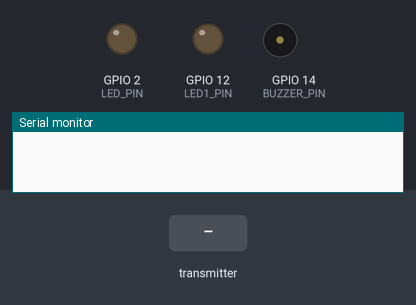
The sketch below on a simulated ESP8266 (NodeMCU). Parts: output pins drawn as LEDs (lit = HIGH), buzzer (waves = sounding, pin HIGH), the last lines printed to the serial monitor. The inputs (shaded band) are chosen by the test bench.

Above: at 1.2 s.
1.3 s: the transmitter starts sending a = 0
At 2.5 s:
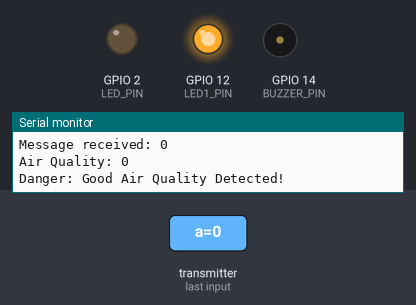
2.8 s: the transmitter starts sending airQuality = 512
At 3.4 s:
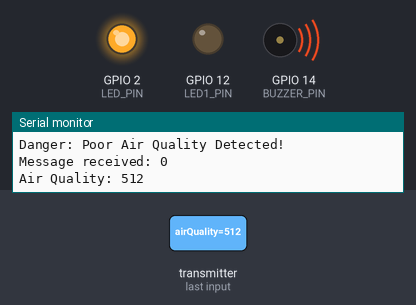
Timing chart, 0 to 59.4 s (numbered marks = the images above; inputs shaded):
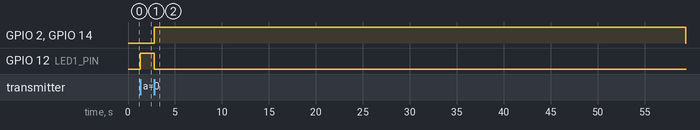

The sketch:

Reciver.ino
```cpp
#include <ESP8266WiFi.h>
extern "C" {
  #include <espnow.h>
}

#define LED_PIN 2      // Replace with your LED pin (D4 on NodeMCU)
#define BUZZER_PIN 14   // Replace with your buzzer pin
#define LED1_PIN 12

#define AIR_QUALITY_THRESHOLD 300 // Define a threshold for poor air quality

// Structure to receive the data
typedef struct struct_message {
    char a[32];
    int airQuality;
} struct_message;

struct_message myData;

// Callback function when data is received
void OnDataRecv(uint8_t *mac_addr, uint8_t *incomingData, uint8_t len) {
    memcpy(&myData, incomingData, sizeof(myData));
    Serial.print("Message received: ");
    Serial.println(myData.a);
    Serial.print("Air Quality: ");
    Serial.println(myData.airQuality);

    // Check air quality against the threshold
    if (myData.airQuality > AIR_QUALITY_THRESHOLD) {
        digitalWrite(LED_PIN, HIGH);
        digitalWrite(BUZZER_PIN, HIGH);
        digitalWrite(LED1_PIN, LOW);
        delay(500); // LED and buzzer on for 500 ms
        digitalWrite(LED_PIN, LOW);
        digitalWrite(BUZZER_PIN, LOW);
        Serial.println("Danger: Poor Air Quality Detected!");
    } else {
        digitalWrite(LED1_PIN, HIGH);
        Serial.println("Danger: Good Air Quality Detected!");
    }
}

void setup() {
    // Initialize Serial Monitor
    Serial.begin(115200);

    // Set LED pin and buzzer pin as output
    pinMode(LED_PIN, OUTPUT);
    digitalWrite(LED_PIN, LOW);

    pinMode(BUZZER_PIN, OUTPUT);
    digitalWrite(BUZZER_PIN, LOW);

    pinMode(LED1_PIN, OUTPUT);
    digitalWrite(LED1_PIN, LOW);

    // Set device as a Wi-Fi Station
    WiFi.mode(WIFI_STA);
    WiFi.disconnect();

    // Init ESP-NOW
    if (esp_now_init() != 0) {
        Serial.println("Error initializing ESP-NOW");
        return;
    }

    // Register the receive callback
    esp_now_set_self_role(ESP_NOW_ROLE_SLAVE);
    esp_now_register_recv_cb(OnDataRecv);
}

void loop() {
    // Nothing to do here
}
```

Measured:
- after the input at 1.3 s, GPIO 12 (LED1_PIN): LOW → HIGH at once
- after the input at 2.8 s, GPIO 2 (LED_PIN), GPIO 14 (BUZZER_PIN): LOW → HIGH at once; GPIO 12 (LED1_PIN): HIGH → LOW at once
